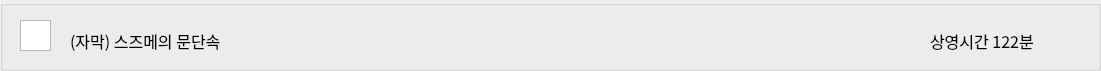
      <widget class="QGroupBox" name="Name_Suzume">
       <property name="geometry">
        <rect>
         <x>40</x>
         <y>1400</y>
         <width>1101</width>
         <height>71</height>
        </rect>
       </property>
       <property name="title">
        <string/>
       </property>
       <widget class="QLabel" name="label_10">
        <property name="geometry">
         <rect>
          <x>70</x>
          <y>30</y>
          <width>281</width>
          <height>21</height>
         </rect>
        </property>
        <property name="font">
         <font>
          <family>한컴산뜻돋움</family>
          <pointsize>12</pointsize>
         </font>
        </property>
        <property name="text">
         <string>(자막) 스즈메의 문단속</string>
        </property>
       </widget>
       <widget class="QGraphicsView" name="graphicsView_4">
        <property name="geometry">
         <rect>
          <x>20</x>
          <y>20</y>
          <width>31</width>
          <height>31</height>
         </rect>
        </property>
       </widget>
       <widget class="QLabel" name="label_11">
        <property name="geometry">
         <rect>
          <x>930</x>
          <y>30</y>
          <width>141</width>
          <height>21</height>
         </rect>
        </property>
        <property name="font">
         <font>
          <family>한컴산뜻돋움</family>
          <pointsize>12</pointsize>
         </font>
        </property>
        <property name="text">
         <string>상영시간 122분</string>
        </property>
       </widget>
      </widget>
